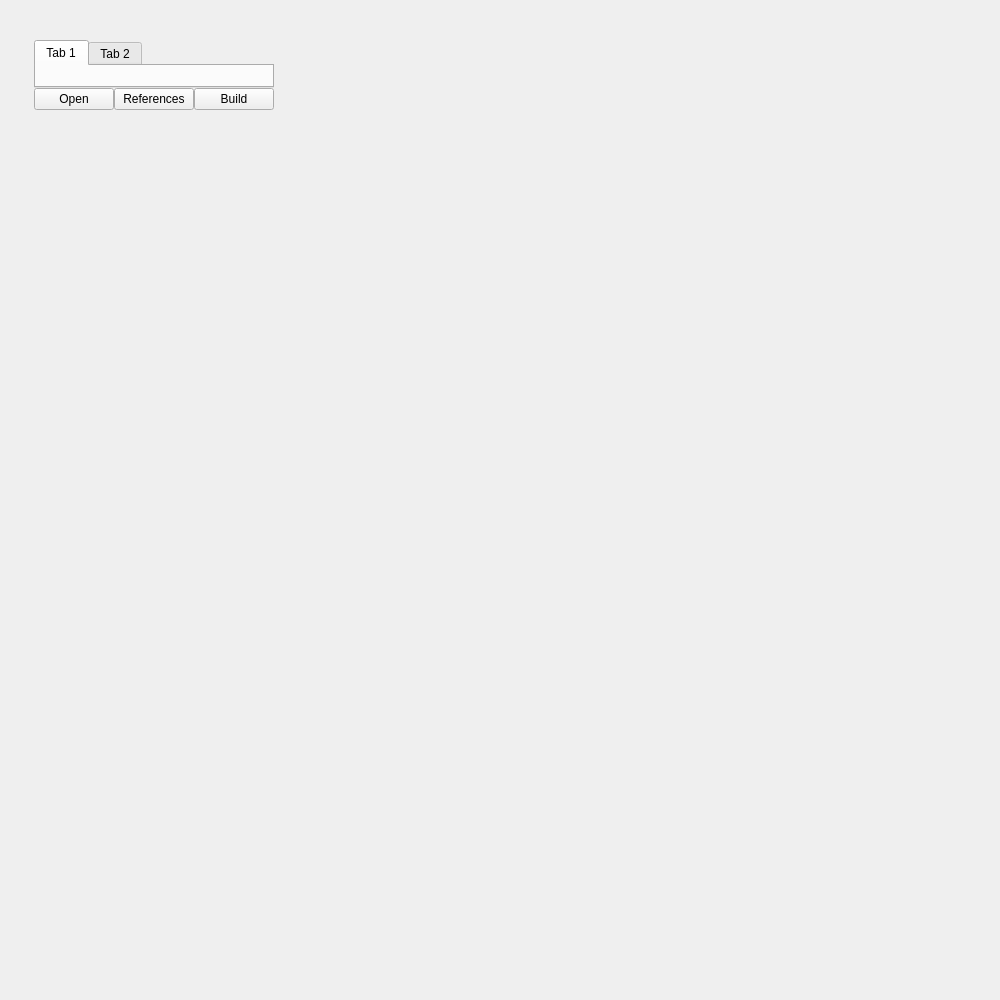
<?xml version="1.0" encoding="UTF-8"?>
<ui version="4.0">
 <class>MainWindow</class>
 <widget class="QMainWindow" name="MainWindow">
  <property name="geometry">
   <rect>
    <x>0</x>
    <y>0</y>
    <width>1000</width>
    <height>1000</height>
   </rect>
  </property>
  <property name="minimumSize">
   <size>
    <width>1000</width>
    <height>1000</height>
   </size>
  </property>
  <property name="maximumSize">
   <size>
    <width>10000</width>
    <height>1000</height>
   </size>
  </property>
  <property name="windowTitle">
   <string>Pipeline Browser</string>
  </property>
  <widget class="QWidget" name="centralwidget">
   <widget class="QWidget" name="verticalLayoutWidget">
    <property name="geometry">
     <rect>
      <x>34</x>
      <y>20</y>
      <width>1140</width>
      <height>190</height>
     </rect>
    </property>
    <layout class="QVBoxLayout" name="verticalLayout">
     <property name="spacing">
      <number>0</number>
     </property>
     <property name="topMargin">
      <number>20</number>
     </property>
     <property name="rightMargin">
      <number>900</number>
     </property>
     <property name="bottomMargin">
      <number>100</number>
     </property>
     <item>
      <widget class="QTabWidget" name="tabWidget">
       <property name="currentIndex">
        <number>0</number>
       </property>
       <widget class="QWidget" name="tab">
        <attribute name="title">
         <string>Tab 1</string>
        </attribute>
        <widget class="QWidget" name="horizontalLayoutWidget_2">
         <property name="geometry">
          <rect>
           <x>10</x>
           <y>0</y>
           <width>914</width>
           <height>551</height>
          </rect>
         </property>
         <layout class="QHBoxLayout" name="files">
          <property name="spacing">
           <number>10</number>
          </property>
          <property name="bottomMargin">
           <number>0</number>
          </property>
          <item>
           <widget class="QListView" name="category">
            <property name="minimumSize">
             <size>
              <width>150</width>
              <height>400</height>
             </size>
            </property>
            <property name="maximumSize">
             <size>
              <width>120</width>
              <height>300</height>
             </size>
            </property>
           </widget>
          </item>
          <item>
           <widget class="QListView" name="name">
            <property name="minimumSize">
             <size>
              <width>150</width>
              <height>400</height>
             </size>
            </property>
            <property name="maximumSize">
             <size>
              <width>120</width>
              <height>300</height>
             </size>
            </property>
           </widget>
          </item>
          <item>
           <widget class="QListView" name="task">
            <property name="enabled">
             <bool>true</bool>
            </property>
            <property name="minimumSize">
             <size>
              <width>150</width>
              <height>400</height>
             </size>
            </property>
            <property name="maximumSize">
             <size>
              <width>120</width>
              <height>300</height>
             </size>
            </property>
           </widget>
          </item>
          <item>
           <layout class="QVBoxLayout" name="fileCheck">
            <property name="spacing">
             <number>0</number>
            </property>
            <property name="topMargin">
             <number>35</number>
            </property>
            <item>
             <widget class="QListView" name="version">
              <property name="minimumSize">
               <size>
                <width>400</width>
                <height>0</height>
               </size>
              </property>
              <property name="maximumSize">
               <size>
                <width>250</width>
                <height>160</height>
               </size>
              </property>
             </widget>
            </item>
            <item>
             <widget class="QCheckBox" name="wip">
              <property name="text">
               <string>WIP</string>
              </property>
             </widget>
            </item>
            <item>
             <widget class="QCheckBox" name="publish">
              <property name="text">
               <string>Publish</string>
              </property>
             </widget>
            </item>
           </layout>
          </item>
         </layout>
        </widget>
       </widget>
       <widget class="QWidget" name="tab_2">
        <attribute name="title">
         <string>Tab 2</string>
        </attribute>
       </widget>
      </widget>
     </item>
     <item>
      <layout class="QHBoxLayout" name="choose"/>
     </item>
     <item>
      <layout class="QHBoxLayout" name="horizontalLayout_5">
       <item>
        <widget class="QPushButton" name="pushButton">
         <property name="text">
          <string>Open</string>
         </property>
        </widget>
       </item>
       <item>
        <widget class="QPushButton" name="pushButton_2">
         <property name="text">
          <string>References</string>
         </property>
        </widget>
       </item>
       <item>
        <widget class="QPushButton" name="pushButton_3">
         <property name="text">
          <string>Build</string>
         </property>
        </widget>
       </item>
      </layout>
     </item>
    </layout>
   </widget>
  </widget>
 </widget>
 <resources/>
 <connections/>
</ui>
